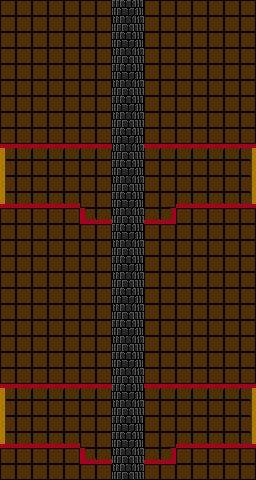

Below is a game level as drawn by its tile map, then a one-line description and the .tmx file that defines it, in full:
An orthogonal 16x30 tile map with 16x16 px tiles, 1 tile layer (Tile Layer 1).

<map version="1.0" orientation="orthogonal" width="16" height="30" tilewidth="16" tileheight="16">
 <tileset firstgid="1" name="tile0" tilewidth="16" tileheight="16">
  <image source="../../../img/tiles/tiles0.gif" trans="ff00ff" width="256" height="256" />
 </tileset>
 <layer name="Tile Layer 1" width="16" height="30">
  <data encoding="csv">
230,230,230,230,230,230,230,131,132,230,230,230,230,230,230,230,
230,230,230,230,230,230,230,147,148,230,230,230,230,230,230,230,
230,230,230,230,230,230,230,131,132,230,230,230,230,230,230,230,
230,230,230,230,230,230,230,147,148,230,230,230,230,230,230,230,
230,230,230,230,230,230,230,131,132,230,230,230,230,230,230,230,
230,230,230,230,230,230,230,147,148,230,230,230,230,230,230,230,
230,230,230,230,230,230,230,131,132,230,230,230,230,230,230,230,
230,230,230,230,230,230,230,147,148,230,230,230,230,230,230,230,
230,230,230,230,230,230,230,131,132,230,230,230,230,230,230,230,
129,214,214,214,214,214,214,147,148,214,214,214,214,214,214,130,
182,230,230,230,230,230,230,131,132,230,230,230,230,230,230,198,
182,230,230,230,230,230,230,147,148,230,230,230,230,230,230,198,
145,246,246,246,246,230,230,131,132,230,230,246,246,246,246,146,
230,230,230,230,230,245,246,147,148,246,247,230,230,230,230,230,
230,230,230,230,230,230,230,131,132,230,230,230,230,230,230,230,
230,230,230,230,230,230,230,147,148,230,230,230,230,230,230,230,
230,230,230,230,230,230,230,131,132,230,230,230,230,230,230,230,
230,230,230,230,230,230,230,147,148,230,230,230,230,230,230,230,
230,230,230,230,230,230,230,131,132,230,230,230,230,230,230,230,
230,230,230,230,230,230,230,147,148,230,230,230,230,230,230,230,
230,230,230,230,230,230,230,131,132,230,230,230,230,230,230,230,
230,230,230,230,230,230,230,147,148,230,230,230,230,230,230,230,
230,230,230,230,230,230,230,131,132,230,230,230,230,230,230,230,
230,230,230,230,230,230,230,147,148,230,230,230,230,230,230,230,
129,214,214,214,214,214,214,131,132,214,214,214,214,214,214,130,
182,230,230,230,230,230,230,147,148,230,230,230,230,230,230,198,
182,230,230,230,230,230,230,131,132,230,230,230,230,230,230,198,
145,246,246,246,246,230,230,131,132,230,230,246,246,246,246,146,
230,230,230,230,230,245,246,147,148,246,247,230,230,230,230,230,
230,230,230,230,230,230,230,147,148,230,230,230,230,230,230,230
</data>
 </layer>
</map>
